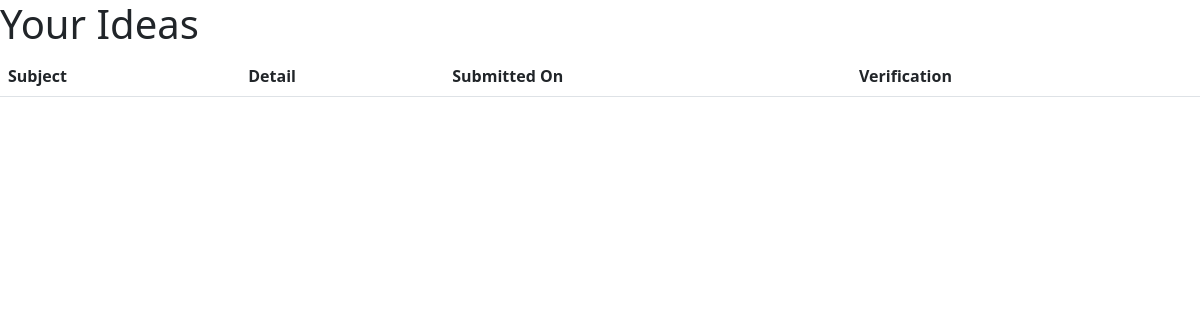
The app's page /subidea/ideas/ (signed in), older data.
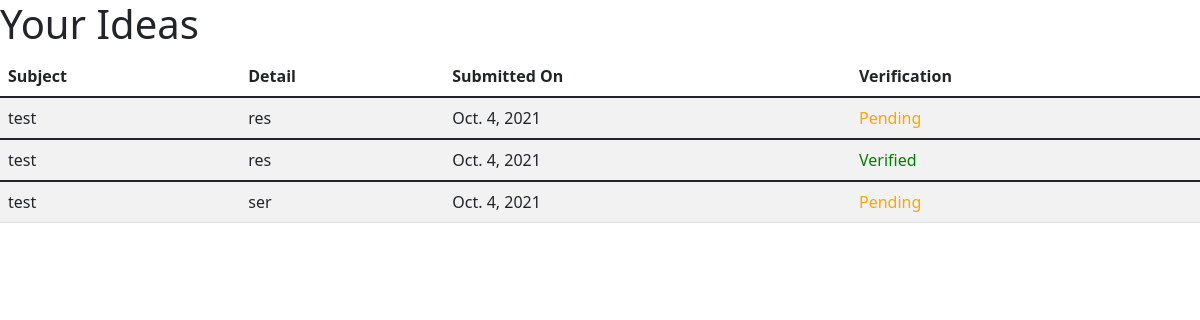
The same page, newer data.
### subIdea/models.py (models this page shows, shortened)
class Post(models.Model):
    author = models.ForeignKey(User, on_delete=models.CASCADE)
    subject = models.CharField(max_length=200)
    tell_us_your_idea = models.TextField()
    validate = models.BooleanField(default=0)
    submitdate = models.DateField(default=timezone.now)

### subIdea/views.py (the view)
# urls.py: path('ideas/', views.ideas, name='ideas'),
@login_required(login_url='login')
def ideas(request):
    userNow = request.user
    context = {
        'posts': userNow.post_set.all()
    }
    return render(request,'subIdea/ideas.html',context)

### templates/subIdea/ideas.html (shortened to what this page needs)
{% extends '../basicbootstrap.html'%}
{% block body %}
    <h1>Your Ideas</h1>
    <table class="table table-striped">
        <thead>
            <tr>
              <th scope="col">Subject</th>
              <th scope="col">Detail</th>
              <th scope="col">Submitted On</th>
              <th scope="col">Verification</th>
            </tr>
        </thead>
    {% for post in posts %}
            <tbody>
                <tr>
                  <td>{{post.subject}}</td>
                  <td>{{post.tell_us_your_idea}}</td>
                  <td>{{post.submitdate}}</td>
                  {% if post.validate %}
                    <td><span style = "color:green">Verified</span></td>
                  {% else %}
                    <td><span style = "color:orange">Pending</span></td>
                  {% endif %}
                </tr>
            </tbody>
    {% endfor %}
</table>
{% endblock %}

### templates/basicbootstrap.html (shortened to what this page needs)
<!doctype html>
<html lang="en">
<head>
    <link href="https://unpkg.com/tailwindcss@^2/dist/tailwind.min.css" rel="stylesheet">
    <link rel="stylesheet" href="https://cdn.jsdelivr.net/npm/bootstrap-icons@1.3.0/font/bootstrap-icons.css" />
    <link href="https://cdn.jsdelivr.net/npm/bootstrap@5.1.1/dist/css/bootstrap.min.css" rel="stylesheet"
>
    <link rel="stylesheet" href="https://cdnjs.cloudflare.com/ajax/libs/font-awesome/6.0.0-beta2/css/all.min.css"
 />
    {% load static %}
</head>
<body>
    {% block body %}{% endblock body %}
</body>
</html>

Row changes from the older to the newer data that the page shows:
added Post: subject "test", tell_us_your_idea "res", submitdate "Oct. 4, 2021", validate "Pending"
added Post: subject "test", tell_us_your_idea "res", submitdate "Oct. 4, 2021", validate "Verified"
added Post: subject "test", tell_us_your_idea "ser", submitdate "Oct. 4, 2021", validate "Pending"
